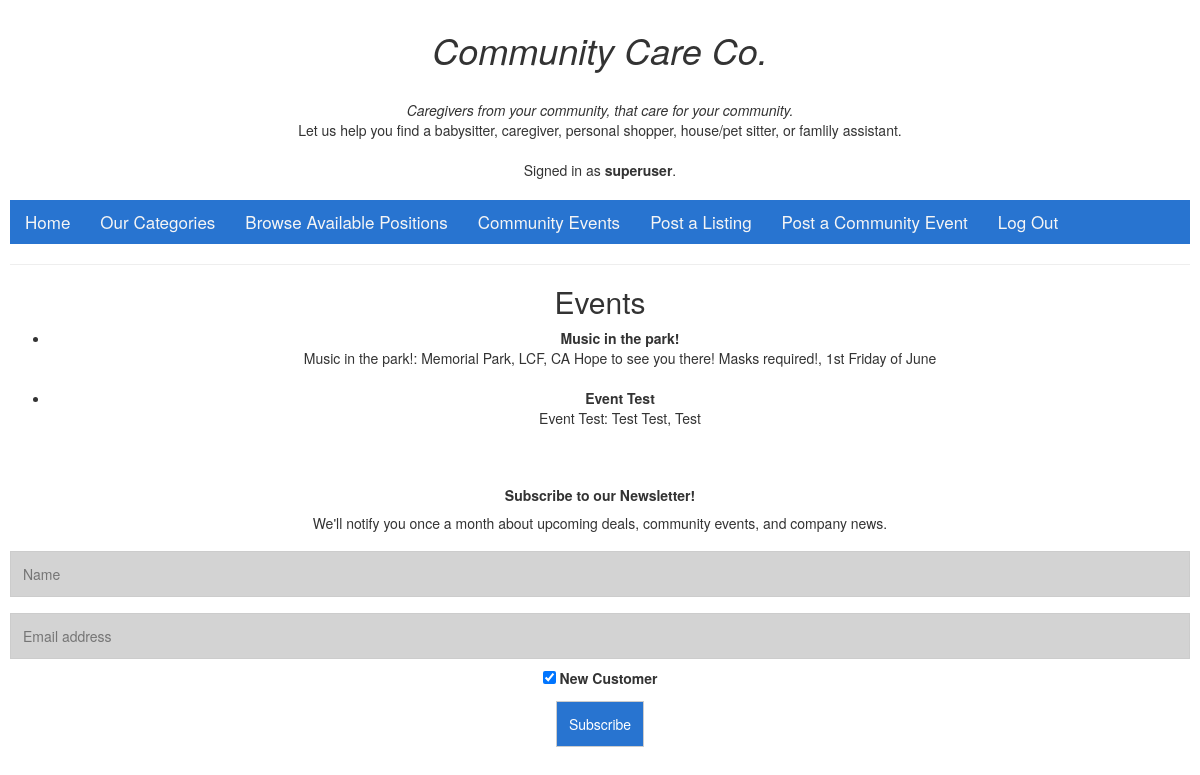
/events (signed in), run on the app's committed database.
### avail_listings/models.py (models this page shows)
class User(AbstractUser):
    pass

class Event(models.Model):
    title = models.CharField(max_length=64)
    location = models.CharField(max_length=30)
    description = models.TextField()
    date = models.CharField(max_length=30)
    def __str__(self):
        return f"{self.title}: {self.location} {self.description}, {self.date}"

### avail_listings/views.py (the view)
# urls.py: path("events", views.events, name="events"),
def events(request):
    event = Event.objects.all()
    user = request.user
    return render(request, "avail_listings/events.html", {
        'Event': event,
        'user': user,
    })

### avail_listings/templates/avail_listings/events.html (shortened to what this page needs)
{% extends "avail_listings/layout.html" %}
{% load static %}
{% block body %}
    <h2>Events</h2>
    <div>
        <ul>
            {% for e in Event %}
                <li><b>{{ e.title }}</b>
                <br>{{ e }}</li><br>
            {% endfor %}
        </ul>
    </div>
{% endblock %}

### avail_listings/templates/avail_listings/layout.html (shortened to what this page needs)
{% load static %}
<!DOCTYPE html>
<html lang="en">
    <head>
        <link rel="stylesheet" href="https://stackpath.bootstrapcdn.com/bootstrap/4.4.1/css/bootstrap.min.css">
        <link href="{% static 'avail_listings/styles.css' %}" rel="stylesheet">
        <link rel="stylesheet" href="https://maxcdn.bootstrapcdn.com/bootstrap/3.4.1/css/bootstrap.min.css">
    </head>
    <body>
        <h1>Community Care Co.</h1>
        <br><i>Caregivers from your community, that care for your community.</i>
        <br>Let us help you find a babysitter, caregiver, personal shopper, house/pet sitter, or famlily assistant.
        <div><br>
            {% if user.is_authenticated %}
                Signed in as <strong>{{ user.username }}</strong>.
            {% else %}
                <b>Not signed in.</b>
            {% endif %}
        </div>
        <br>
        <div class="nav">
            <ul class="nav">
                <li class="nav-item">
                    <a class="nav-link" href="{% url 'index' %}">Home</a>
                </li>
                <li class="nav-item">
                    <a class="nav-link" href="{% url 'categories' %}">Our Categories</a>
                </li>
                <li class="nav-item">
                    <a class="nav-link" href="{% url 'index' %}">Browse Available Positions</a>
                </li>
                <li class="nav-item">
                        <a class="nav-link" href="{% url 'events' %}">Community Events</a>
                </li>
                {% if user.is_authenticated %}
                    <li class="nav-item">
                        <a class="nav-link" href="{% url 'create_listing' %}">Post a Listing</a>
                    </li>
                    <li class="nav-item">
                        <a class="nav-link" href="{% url 'create_event' %}">Post a Community Event</a>
                    </li>
                    <li class="nav-item">
                        <a class="nav-link" href="{% url 'logout' %}">Log Out</a>
                    </li>
                {% endif %}
            </ul>
        </div>
        <hr>
        {% block body %}
        {% endblock %}
        <div><br>
            <footer>
                <h5><b>Subscribe to our Newsletter!</b></h5>
                <p>We'll notify you once a month about upcoming deals, community events, and company news.</p>
                <form>
                    <div id="subscriptions">
                        <input id="name" type="text" placeholder="Name">
                        <input id="newEmail" type="text" placeholder="Email address">
                        <div>
                            <label>
                                <input type="checkbox" checked="checked" name="subscribe"> New Customer
                            </label>
                        </div>
                        <input id="submit" action="submit" type="submit" button onclick="success()" value="Subscribe"></button>
                    </div>
                </form>
            </footer>
        </div>
    </body>
</html>

### avail_listings/static/avail_listings/styles.css (style rules this page uses)
h1 { text-align: center; font-style: italic; }
body { text-align: center; padding: 10px; color: black; background-color:lightslategray; }
.nav { color: whitesmoke; background-color: rgb(40, 116, 208); text-align: center; }
.nav a { font-style: bold; font-size: 17px; text-align: center; background-color: rgb(40, 116, 208); padding: 14px 16px; color: whitesmoke; }
input[type=text], input[type=submit] { width: 100%; padding: 12px; margin: 8px 0; border: 1px solid #ccc; box-sizing: border-box; text-align: left; background-color: lightgrey; }
input[type=submit] { width: 50%; background-color: rgb(40, 116, 208); color: white; border: none; text-align: center; }
.nav ul { list-style: none; text-align: center; }
.nav ul li { display: inline-block; }
.applications input[type=text], input[type=submit] { width: auto; padding: 12px; margin: 8px 0; border: 1px solid #ccc; box-sizing: border-box; text-align: left; background-color: rgb(40, 116, 208); color: white; }

### data on the page
User: username "superuser"
Event: title "Music in the park!", title+location+description "Music in the park!: Memorial Park, LCF, CA Hope to see you there! Masks required!, 1st Friday of June"
Event: title "Event Test", title+location+description "Event Test: Test Test, Test"
